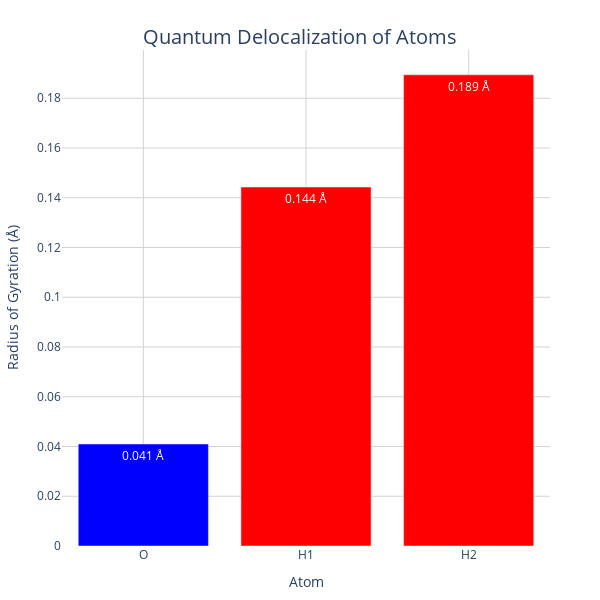

Notebook code for this chart:
### Markdown cell above
## 2. Analyzing Quantum Delocalization

In PIMD, quantum delocalization is quantified by measuring how spread out the beads are for each atom. This spread is particularly noticeable for light atoms like hydrogen, due to their larger quantum fluctuations.

### Radius of Gyration
The quantum spread is measured using the radius of gyration ($R_g$), which is calculated for each atom as:

$R_g = \sqrt{\frac{1}{P} \sum_{i=1}^P (r_i - r_c)^2}$

where:
- $P$ is the number of beads
- $r_i$ is the position of bead $i$
- $r_c$ is the centroid position (average over all beads)

### Parameters:
1. **Centroid** ($r_c$):
   - Represents the classical position of the atom
   - Calculated as: $r_c = \frac{1}{P} \sum_{i=1}^P r_i$

2. **Radius of Gyration** ($R_g$):
   - Measures quantum delocalization
   - Larger $R_g$ indicates stronger quantum effects
   - Inversely related to particle mass ($R_g \propto \frac{1}{\sqrt{m}}$)

The following cell calculates $R_g$ for each atom and visualizes the quantum spread.

### Code cell
def calculate_radius_of_gyration(positions):
    """Calculate radius of gyration for quantum delocalization analysis"""
    centroid = np.mean(positions, axis=0)
    rg = np.sqrt(np.mean(np.sum((positions - centroid)**2, axis=2), axis=0))
    return rg

# Calculate Rg for last frame
frame_idx = -1
all_bead_positions = np.array([traj[frame_idx] for traj in trajectories])
rg = calculate_radius_of_gyration(all_bead_positions)

# Create visualization
fig = go.Figure(go.Bar(
    x=['O', 'H1', 'H2'],
    y=rg,
    text=[f'{val:.3f} Å' for val in rg],
    textposition='auto',
    marker_color=['blue', 'red', 'red'],
    hovertemplate='Atom: %{x}<br>Radius of Gyration: %{y:.3f} Å<extra></extra>'
))

# Configure plot
fig.update_layout(
    plotly_layout,
    title={
        'text': 'Quantum Delocalization of Atoms',
        'font': {'size': 20},
        'y': 0.95,
        'x': 0.5,
        'xanchor': 'center',
        'yanchor': 'top'
    },
    xaxis_title='Atom',
    yaxis_title='Radius of Gyration (Å)',
    showlegend=False,
    annotations=[{
        'text': 'Larger radius of gyration indicates stronger quantum effects',
        'showarrow': False,
        'x': 0.5,
        'y': -0.25,
        'xref': 'paper',
        'yref': 'paper',
        'font': {'size': 12}
    }]
)
fig.show()

# Print analysis
print("\nQuantum Delocalization Analysis:")
print("-" * 30)
print(f"Oxygen (m=16 amu):     {rg[0]:.3f} Å")
print(f"Hydrogen 1 (m=1 amu):  {rg[1]:.3f} Å")
print(f"Hydrogen 2 (m=1 amu):  {rg[2]:.3f} Å")

### Figure 1 — Plotly figure (JSON) as saved in the notebook; plotly's stock layout.template omitted (floating-point values rounded to 4 significant figures)
{"data": [{"hovertemplate": "Atom: %{x}<br>Radius of Gyration: %{y:.3f} Å<extra></extra>", "marker": {"color": ["blue", "red", "red"]}, "text": ["0.041 Å", "0.144 Å", "0.189 Å"], "textposition": "auto", "type": "bar", "x": ["O", "H1", "H2"], "y": [0.041, 0.1443, 0.1894]}], "layout": {"annotations": [{"font": {"size": 12}, "showarrow": false, "text": "Larger radius of gyration indicates stronger quantum effects", "x": 0.5, "xref": "paper", "y": -0.25, "yref": "paper"}], "font": {"size": 12}, "height": 600, "hovermode": "closest", "margin": {"b": 50, "l": 50, "r": 50, "t": 50}, "plot_bgcolor": "white", "showlegend": false, "title": {"font": {"size": 20}, "text": "Quantum Delocalization of Atoms", "x": 0.5, "xanchor": "center", "y": 0.95, "yanchor": "top"}, "width": 600, "xaxis": {"gridcolor": "LightGray", "gridwidth": 1, "showgrid": true, "title": {"text": "Atom"}}, "yaxis": {"gridcolor": "LightGray", "gridwidth": 1, "showgrid": true, "title": {"text": "Radius of Gyration (Å)"}}}}
